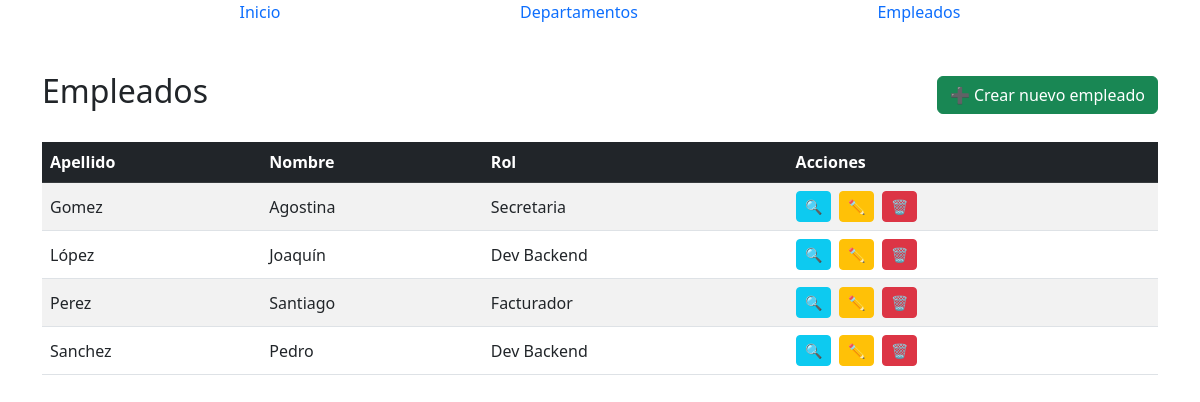
/empleados/, run on the app's committed database.
### applications/empleados/models.py (models this page shows, shortened)
class Empleado (models.Model):
    nombreEmp = models.CharField('Nombre del Empleado', max_length=20)
    apellidoEmp = models.CharField('Apellido del Empleado', max_length=20)
    rolEmp = models.ForeignKey(Rol,on_delete=models.SET_NULL, null=True,blank=True)
    departamentoEmp = models.ForeignKey(Departamento, on_delete=models.SET_NULL, null=True,blank=True)
    fechaNac = models.DateField('Fecha de Nacimiento', default='2000-01-01')
    observaciones = CKEditor5Field(config_name='default', blank = True)
    class Meta:
        verbose_name = 'Empleado'
        verbose_name_plural = 'Empleados'
        ordering = ['apellidoEmp','nombreEmp', 'rolEmp']

class Rol(models.Model):
    nombreRol = models.CharField('Rol', max_length = 40, blank=True)
    habilidadesRol = models.ManyToManyField(Habilidades)
    class Meta:
        verbose_name = 'Rol/Trabajo'
        verbose_name_plural = 'Roles/Trabajos'
        ordering = ['nombreRol']
    def __str__(self):
        return f'{self.nombreRol}'

### applications/empleados/views.py (the view)
# urls.py: path('empleados/', EmpleadoListView.as_view(), name='empleado_list'),
class EmpleadoListView(ListView):
    model = Empleado
    template_name = 'empleados/empleado_list.html'
    context_object_name = 'empleados'

### templates/empleados/empleado_list.html
{% extends 'utilidades/pagina.html' %}
{% block content %}
<div class="container my-5">
    <div class="d-flex justify-content-between align-items-center mb-4">
        <h2>Empleados</h2>
        <a href="{% url 'empleado_create' %}" class="btn btn-success">
            ➕ Crear nuevo empleado
        </a>
    </div>
    <div class="table-responsive">
        <table class="table table-striped table-hover align-middle">
            <thead class="table-dark">
                <tr>
                    <th>Apellido</th>
                    <th>Nombre</th>
                    <th>Rol</th>
                    <th>Acciones</th>
                </tr>
            </thead>
            <tbody>
                {% for empleado in empleados %}
                <tr>
                    <td>{{ empleado.apellidoEmp }}</td>
                    <td>{{ empleado.nombreEmp }}</td>
                    <td>{{ empleado.rolEmp }}</td>
                    <td>
                        <a href="{% url 'empleado_detail' empleado.pk %}" class="btn btn-sm btn-info me-1" title="Ver">
                            🔍
                        </a>
                        <a href="{% url 'empleado_update' empleado.pk %}" class="btn btn-sm btn-warning text-white me-1" title="Editar">
                            ✏️
                        </a>
                        <a href="{% url 'empleado_delete' empleado.pk %}" class="btn btn-sm btn-danger" title="Eliminar">
                            🗑️
                        </a>
                    </td>
                </tr>
                {% empty %}
                <tr>
                    <td colspan="4" class="text-center">No hay empleados registrados.</td>
                </tr>
                {% endfor %}
            </tbody>
        </table>
    </div>
</div>
{% endblock content %}

### templates/utilidades/pagina.html (shortened to what this page needs)
<!DOCTYPE html>
<html lang="en">
<head>
    <link href="https://cdn.jsdelivr.net/npm/bootstrap@5.3.0/dist/css/bootstrap.min.css" rel="stylesheet">
</head>
<body>
    <navbar>
        <ul style="display: flex; justify-content: space-evenly; list-style-type: none; padding: 0;">
            <li><a href="{% url 'home' %}" style="text-decoration: none;">Inicio</a></li>
            <li><a href="{% url 'departamentos' %}" style="text-decoration: none;">Departamentos</a></li>
            <li><a href="{% url 'empleado_list' %}" style="text-decoration: none;">Empleados</a></li>
        </ul>
    </navbar>
    {% block content %}
    {% endblock %}
</body>
</html>

### data on the page
Empleado: apellidoEmp "Gomez", nombreEmp "Agostina", rolEmp "Secretaria"
Empleado: apellidoEmp "López", nombreEmp "Joaquín", rolEmp "Dev Backend"
Empleado: apellidoEmp "Perez", nombreEmp "Santiago", rolEmp "Facturador"
Empleado: apellidoEmp "Sanchez", nombreEmp "Pedro", rolEmp "Dev Backend"
